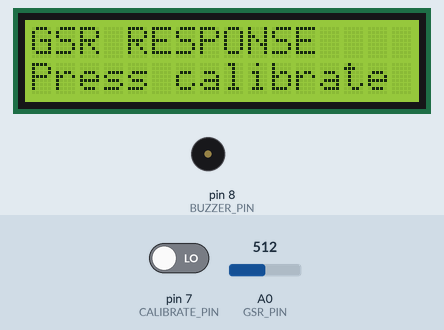
Bench run of a sketch on a simulated Arduino Uno, built with avr-gcc and run on an emulated ATmega328P. Shown: 16×2 character LCD, buzzer (waves = sounding). The inputs (shaded band) are chosen by the test bench; at power-on: pin 7 (CALIBRATE_PIN) LOW, A0 (GSR_PIN) = 512.

Above: at 1.2 s.
1.3 s: pin 7 (CALIBRATE_PIN) driven HIGH
At 1.39 s:
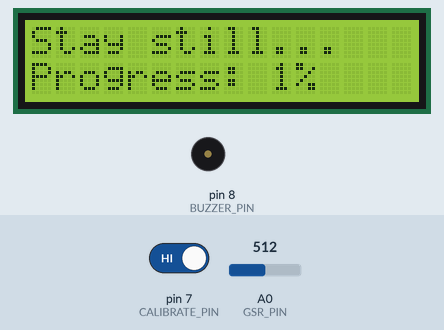
At 12.3 s:
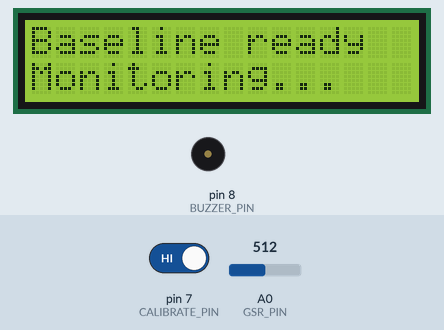
Timing chart, 0 to 13.2 s (numbered marks = the images above; inputs shaded):
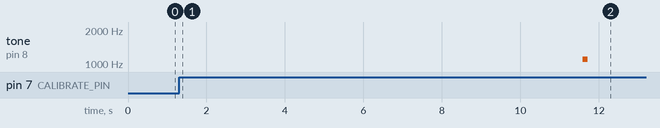

The sketch:

lie_detector.ino
```cpp
#include <LiquidCrystal.h>

// Educational GSR response demo. GSR variation is not evidence of lying.
const byte GSR_PIN = A0;
const byte BUZZER_PIN = 8;
const byte CALIBRATE_PIN = 7;
const int CALIBRATION_SAMPLES = 100;
const int SAMPLE_DELAY_MS = 100;
const int CHANGE_THRESHOLD = 35;
const float FILTER_ALPHA = 0.16;

LiquidCrystal lcd(12, 11, 5, 4, 3, 2);
float baseline = 0;
float filteredValue = 0;
bool isMonitoring = false;
unsigned long lastSampleAt = 0;
unsigned long lastAlertAt = 0;

void showCentered(const char* top, const char* bottom) {
  lcd.clear();
  lcd.setCursor(0, 0);
  lcd.print(top);
  lcd.setCursor(0, 1);
  lcd.print(bottom);
}

void calibrate() {
  showCentered("Stay still...", "Calibrating");
  long total = 0;
  for (int sample = 0; sample < CALIBRATION_SAMPLES; sample++) {
    total += analogRead(GSR_PIN);
    lcd.setCursor(0, 1);
    lcd.print("Progress: ");
    lcd.print((sample + 1) * 100 / CALIBRATION_SAMPLES);
    lcd.print("%   ");
    delay(SAMPLE_DELAY_MS);
  }
  baseline = (float)total / CALIBRATION_SAMPLES;
  filteredValue = baseline;
  isMonitoring = true;
  showCentered("Baseline ready", "Monitoring...");
  tone(BUZZER_PIN, 1100, 120);
  delay(900);
}

void showReading(int current, int difference) {
  lcd.setCursor(0, 0);
  lcd.print("GSR:"); lcd.print(current); lcd.print(" Base:"); lcd.print((int)baseline); lcd.print("  ");
  lcd.setCursor(0, 1);
  if (abs(difference) >= CHANGE_THRESHOLD) {
    lcd.print("RESPONSE CHANGE ");
    if (millis() - lastAlertAt > 1400) { tone(BUZZER_PIN, 1500, 180); lastAlertAt = millis(); }
  } else {
    lcd.print("Stable  Delta:");
    if (difference >= 0) lcd.print('+');
    lcd.print(difference); lcd.print("   ");
  }
}

void setup() {
  pinMode(BUZZER_PIN, OUTPUT);
  pinMode(CALIBRATE_PIN, INPUT);
  lcd.begin(16, 2);
  showCentered("GSR RESPONSE", "Press calibrate");
}

void loop() {
  if (digitalRead(CALIBRATE_PIN) == HIGH) {
    delay(40);
    if (digitalRead(CALIBRATE_PIN) == HIGH) {
      calibrate();
      while (digitalRead(CALIBRATE_PIN) == HIGH) delay(10);
    }
  }
  if (!isMonitoring || millis() - lastSampleAt < SAMPLE_DELAY_MS) return;
  lastSampleAt = millis();
  int rawValue = analogRead(GSR_PIN);
  filteredValue = FILTER_ALPHA * rawValue + (1.0 - FILTER_ALPHA) * filteredValue;
  int currentValue = (int)filteredValue;
  showReading(currentValue, currentValue - (int)baseline);
}
```

Measured:
- after the input at 1.3 s, tone on pin 8 (BUZZER_PIN): silent → 1100 Hz after 10.3 s, → silent 0.12 s later; the display: changes after 0.05 s (image 1)
